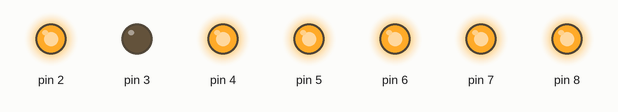
Recording of a sketch running on a simulated Arduino Uno, built with avr-gcc and run on an emulated ATmega328P. Shown: output pins drawn as LEDs (lit = HIGH).

Above: at 0.1 s.
Timing chart, 0 to 1.6 s (numbered marks = the images above):
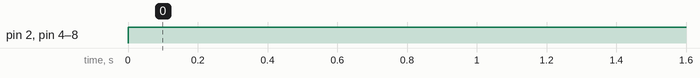

The sketch:

Programa_base_7_segmentos.ino
```cpp
byte  numero[10][8] =
{
  { 1, 1, 1, 1, 1, 1, 0, 0 }, // 0
  { 0, 1, 1, 0, 0, 0, 0, 0 }, // 1
  { 1, 1, 0, 1, 1, 0, 1, 0 }, // 2
  { 1, 1, 1, 1, 0, 0, 1, 0 }, // 3
  { 0, 1, 1, 0, 0, 1, 1, 0 }, // 4
  { 1, 0, 1, 1, 0, 1, 1, 0 }, // 5
  { 1, 0, 1, 1, 1, 1, 1, 0 }, // 6
  { 1, 1, 1, 0, 0, 0, 0, 0 }, // 7
  { 1, 1, 1, 1, 1, 1, 1, 0 }, // 8
  { 1, 1, 1, 0, 0, 1, 1, 0 } // 9
};

void setup() {
  for ( int i = 2; i <= 8 ; i++) {
    pinMode(i, OUTPUT);
  }
}
void loop() {
  for (int i = 0; i <= 6; i++) {
    digitalWrite(i+2, numero[6][i]);
  }
}
```

Measured:
- by itself, pin 2, pin 4–8: LOW → HIGH at 0.00 s
